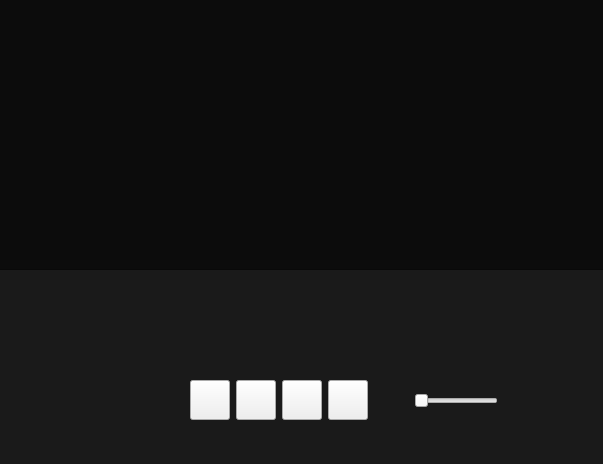
<?xml version="1.0" encoding="UTF-8"?>
<ui version="4.0">
 <class>Widget</class>
 <widget class="QWidget" name="Widget">
  <property name="geometry">
   <rect>
    <x>0</x>
    <y>0</y>
    <width>603</width>
    <height>464</height>
   </rect>
  </property>
  <property name="windowTitle">
   <string>Widget</string>
  </property>
  <property name="styleSheet">
   <string notr="true">#Widget
{
background-color: rgb(26, 26, 26);
}
</string>
  </property>
  <widget class="VlcWidgetVideo" name="avFrame">
   <property name="geometry">
    <rect>
     <x>-1</x>
     <y>-1</y>
     <width>611</width>
     <height>271</height>
    </rect>
   </property>
   <property name="sizePolicy">
    <sizepolicy hsizetype="Expanding" vsizetype="Preferred">
     <horstretch>10</horstretch>
     <verstretch>0</verstretch>
    </sizepolicy>
   </property>
   <property name="styleSheet">
    <string notr="true">#avFrame
{
background-color: rgb(12, 12, 12);
}
</string>
   </property>
   <property name="frameShape">
    <enum>QFrame::StyledPanel</enum>
   </property>
   <property name="frameShadow">
    <enum>QFrame::Raised</enum>
   </property>
   <property name="lineWidth">
    <number>1</number>
   </property>
  </widget>
  <widget class="VlcWidgetSeek" name="seekWidget" native="true">
   <property name="geometry">
    <rect>
     <x>0</x>
     <y>280</y>
     <width>601</width>
     <height>60</height>
    </rect>
   </property>
   <property name="minimumSize">
    <size>
     <width>0</width>
     <height>60</height>
    </size>
   </property>
   <property name="maximumSize">
    <size>
     <width>16777215</width>
     <height>60</height>
    </size>
   </property>
  </widget>
  <widget class="QWidget" name="layoutWidget">
   <property name="geometry">
    <rect>
     <x>9</x>
     <y>350</y>
     <width>591</width>
     <height>101</height>
    </rect>
   </property>
   <layout class="QHBoxLayout" name="horizontalLayout_2">
    <item>
     <spacer name="horizontalSpacer_4">
      <property name="orientation">
       <enum>Qt::Horizontal</enum>
      </property>
      <property name="sizeType">
       <enum>QSizePolicy::Fixed</enum>
      </property>
      <property name="sizeHint" stdset="0">
       <size>
        <width>120</width>
        <height>20</height>
       </size>
      </property>
     </spacer>
    </item>
    <item>
     <layout class="QHBoxLayout" name="horizontalLayout">
      <item>
       <widget class="QPushButton" name="pushButtonStop">
        <property name="minimumSize">
         <size>
          <width>40</width>
          <height>40</height>
         </size>
        </property>
        <property name="maximumSize">
         <size>
          <width>40</width>
          <height>40</height>
         </size>
        </property>
        <property name="styleSheet">
         <string notr="true">QPushButton:!hover{
border-image: url(:/image/png/stop_hover.png);
}
QPushButton:hover{
border-image: url(:/image/png/stop_normal.png);
}
</string>
        </property>
        <property name="text">
         <string/>
        </property>
       </widget>
      </item>
      <item>
       <widget class="QPushButton" name="pushButtonLast">
        <property name="minimumSize">
         <size>
          <width>40</width>
          <height>40</height>
         </size>
        </property>
        <property name="maximumSize">
         <size>
          <width>40</width>
          <height>40</height>
         </size>
        </property>
        <property name="sizeIncrement">
         <size>
          <width>40</width>
          <height>40</height>
         </size>
        </property>
        <property name="styleSheet">
         <string notr="true">QPushButton:!hover{
border-image: url(:/image/png/back_hover.png);
}
QPushButton:hover{
border-image: url(:/image/png/back_normal.png);
}
</string>
        </property>
        <property name="text">
         <string/>
        </property>
       </widget>
      </item>
      <item>
       <widget class="QPushButton" name="pushButtonPlayPause">
        <property name="minimumSize">
         <size>
          <width>40</width>
          <height>40</height>
         </size>
        </property>
        <property name="maximumSize">
         <size>
          <width>40</width>
          <height>40</height>
         </size>
        </property>
        <property name="styleSheet">
         <string notr="true">QPushButton:!hover{
border-image: url(:/image/png/play_hover.png);
}
QPushButton:hover{
border-image: url(:/image/png/play_normal.png);
}
</string>
        </property>
        <property name="text">
         <string/>
        </property>
       </widget>
      </item>
      <item>
       <widget class="QPushButton" name="pushButtonNext">
        <property name="minimumSize">
         <size>
          <width>40</width>
          <height>40</height>
         </size>
        </property>
        <property name="maximumSize">
         <size>
          <width>40</width>
          <height>40</height>
         </size>
        </property>
        <property name="styleSheet">
         <string notr="true">QPushButton:!hover{
border-image: url(:/image/png/next_hover.png);
}
QPushButton:hover{
border-image: url(:/image/png/next_normal.png);
}
</string>
        </property>
        <property name="text">
         <string/>
        </property>
       </widget>
      </item>
      <item>
       <spacer name="horizontalSpacer_2">
        <property name="orientation">
         <enum>Qt::Horizontal</enum>
        </property>
        <property name="sizeType">
         <enum>QSizePolicy::Fixed</enum>
        </property>
        <property name="sizeHint" stdset="0">
         <size>
          <width>40</width>
          <height>20</height>
         </size>
        </property>
       </spacer>
      </item>
      <item>
       <widget class="VlcWidgetVolumeSlider" name="volumeSlider">
        <property name="sizePolicy">
         <sizepolicy hsizetype="Fixed" vsizetype="Fixed">
          <horstretch>0</horstretch>
          <verstretch>0</verstretch>
         </sizepolicy>
        </property>
        <property name="orientation">
         <enum>Qt::Horizontal</enum>
        </property>
       </widget>
      </item>
      <item>
       <spacer name="horizontalSpacer_3">
        <property name="orientation">
         <enum>Qt::Horizontal</enum>
        </property>
        <property name="sizeType">
         <enum>QSizePolicy::Fixed</enum>
        </property>
        <property name="sizeHint" stdset="0">
         <size>
          <width>40</width>
          <height>20</height>
         </size>
        </property>
       </spacer>
      </item>
     </layout>
    </item>
   </layout>
  </widget>
 </widget>
 <layoutdefault spacing="6" margin="11"/>
 <customwidgets>
  <customwidget>
   <class>VlcWidgetVideo</class>
   <extends>QFrame</extends>
   <header>VLCQtWidgets/WidgetVideo.h</header>
   <container>1</container>
  </customwidget>
  <customwidget>
   <class>VlcWidgetSeek</class>
   <extends>QWidget</extends>
   <header>VLCQtWidgets/WidgetSeek.h</header>
   <container>1</container>
  </customwidget>
  <customwidget>
   <class>VlcWidgetVolumeSlider</class>
   <extends>QSlider</extends>
   <header>VLCQtWidgets/WidgetVolumeSlider.h</header>
  </customwidget>
 </customwidgets>
 <resources/>
 <connections/>
</ui>
